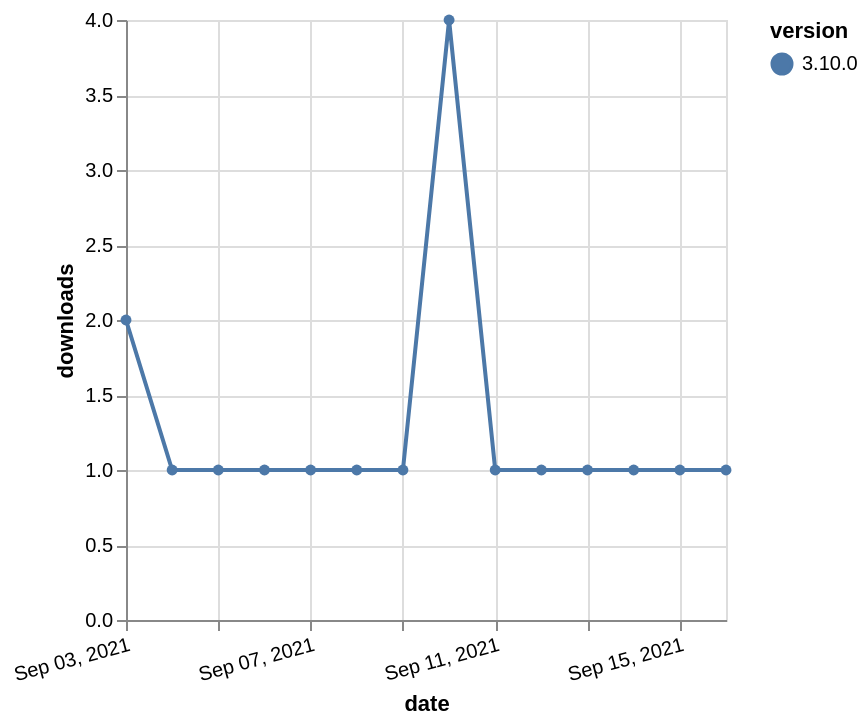

Write a Vega-Lite specification for this figure.
### Vega-Lite specification from a JSON file in a GitHub repository (floating-point values rounded to 4 significant figures)
{"$schema": "https://vega.github.io/schema/vega-lite/v5.json", "description": "A simple bar chart with embedded data.", "data": {"values": [{"date": "2021-09-03", "total": 310, "delta": 2, "version": "3.10.0"}, {"date": "2021-09-04", "total": 311, "delta": 1, "version": "3.10.0"}, {"date": "2021-09-05", "total": 312, "delta": 1, "version": "3.10.0"}, {"date": "2021-09-06", "total": 313, "delta": 1, "version": "3.10.0"}, {"date": "2021-09-07", "total": 314, "delta": 1, "version": "3.10.0"}, {"date": "2021-09-08", "total": 315, "delta": 1, "version": "3.10.0"}, {"date": "2021-09-09", "total": 316, "delta": 1, "version": "3.10.0"}, {"date": "2021-09-10", "total": 320, "delta": 4, "version": "3.10.0"}, {"date": "2021-09-11", "total": 321, "delta": 1, "version": "3.10.0"}, {"date": "2021-09-12", "total": 322, "delta": 1, "version": "3.10.0"}, {"date": "2021-09-13", "total": 323, "delta": 1, "version": "3.10.0"}, {"date": "2021-09-14", "total": 324, "delta": 1, "version": "3.10.0"}, {"date": "2021-09-15", "total": 325, "delta": 1, "version": "3.10.0"}, {"date": "2021-09-16", "total": 326, "delta": 1, "version": "3.10.0"}]}, "width": "container", "mark": {"type": "line", "point": {"filled": true}}, "encoding": {"x": {"field": "date", "type": "temporal", "timeUnit": "yearmonthdate", "title": "date", "axis": {"labelAngle": -15}}, "y": {"field": "delta", "type": "quantitative", "title": "downloads"}, "color": {"field": "version", "type": "nominal"}, "tooltip": {"field": "delta"}}}
